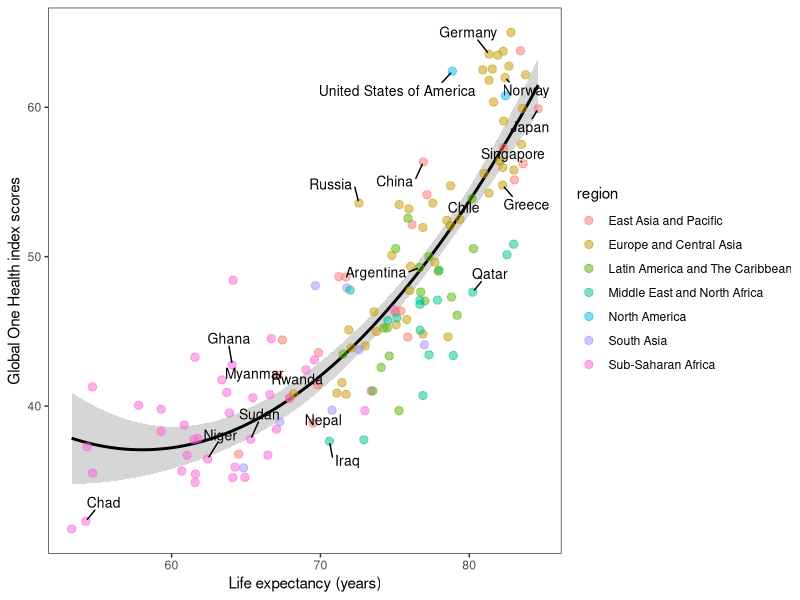

The R script that drew this image:
library(readxl)
library(readr)

library(tidyverse)
library(cowplot)
library(colorspace)
library(ggrepel)

#Exp <- read_excel("Exp.xlsx")

#dftest <- read_csv("total_0228_last Version.csv")

#data = left_join(dftest,Exp, by = "iso")

#write.csv(data,file = "exp-OHI.csv")

#data <- read_csv("HDI-B.csv")

data <- read_csv("exp-OHI.csv")

test <- data %>%
  mutate(
    region = case_when(
      region == "Middle East and North Africa" ~ "Middle East and North Africa",
      region == "Europe and Central Asia" ~ "Europe and Central Asia",
      region == "East Asia and Pacific" ~ "East Asia and Pacific",
      region == "Latin America and The Caribbean" ~ "Latin America and The Caribbean",
      region == "North America" ~ "North America",
      region == "South Asia" ~ "South Asia",
      region == "Sub-Saharan Arica" ~ "Sub-Saharan Arica",
      TRUE ~ region # All the other remain the same
    )
  )

country_highlight <- c(
  "Germany", "Norway", "United States of America", "Greece", "Singapore", "Rwanda", 
  "Russia", "Venezuela", "Sudan", "Iraq", "Ghana", "Niger", "Chad", "Kuwait", 
  "Qatar", "Myanmar", "Nepal", "Chile", "Argentina", "Japan", "China"
)

test <- test %>%
  mutate(
    label = ifelse(country %in% country_highlight, country, "")
  )


expohi = ggplot(test, aes(exp, total)) +
  geom_smooth(method="lm", formula = 'y ~ poly(x,2)' , col="black") +
  geom_point(
    aes(color = region, fill = region),
    size = 2.5, alpha = 0.5, 
    shape = 21 # This is a dot with both border (color) and fill.
  ) +
  # Add auto-positioned text
  geom_text_repel(
    aes(label = label),
    color = "black",
    size = 10/.pt, # font size 9 pt
    point.padding = 0.1, 
    box.padding = 0.6,
    min.segment.length = 0,
    max.overlaps = 1000,
    seed = 7654 # For reproducibility reasons
  ) +
  xlab("Life expectancy (years)") +
  ylab("Global One Health index scores")+
  theme_test() 

ggsave("HDI-Expectancy-region.pdf", width=8, height=4, dpi=600)

